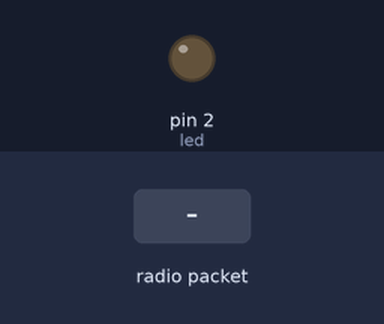
Bench run of a sketch on a simulated Arduino Uno, built with avr-gcc and run on an emulated ATmega328P. Parts: output pins drawn as LEDs (lit = HIGH). The inputs (shaded band) are chosen by the test bench. No radio packets arrive unless stated; what the sketch prints to the serial monitor is not drawn.

Above: at 1.2 s.
1.3 s: radio packet "1" arrives
At 2.1 s:
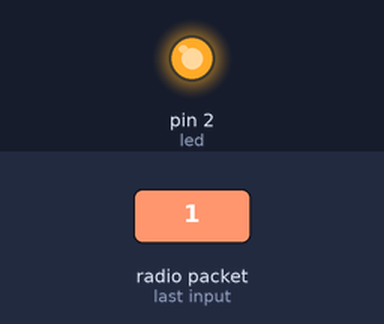
2.8 s: radio packet "0" arrives
At 3.3 s:
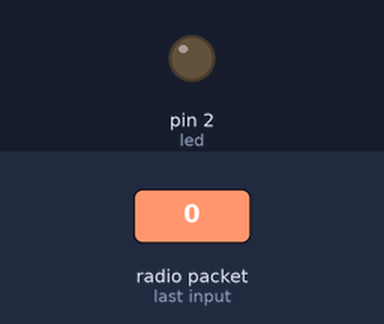
4.3 s: radio packet "2" arrives
At 5.6 s:
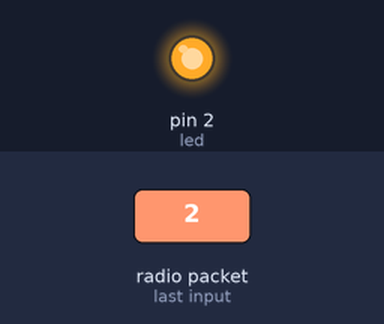
Timing chart, 0 to 7.3 s (numbered marks = the images above; inputs shaded):
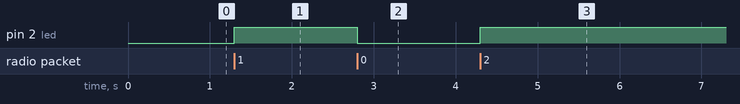

The sketch:

sketch_receiver.ino
```cpp
/*
This script should be uploaded on the LoRa Arduino card that is connected to the PC through Serial,
and that receives data through LoRa from the other card, which is connected to the Rasp Pi
*/

#include <SPI.h>  // Serial communnication
#include <LoRa.h>  // LoRa communication

bool x;
bool verbose=false;  // false : real mode ; true : debug mode.
// It is necessary to not print anything during packet Serial communication, for it would interfere with the message
int led = 2;
int internal_led = 6;  // Blink indicator : blinks each time it receives a packet.
int packet_number = 0;  // To be improved and harmonised to the whole communication channel : keep track of packet number.
// Actually, the packet number should be encoded in a byte (or several ones) in the packet

void setup() {
  pinMode(led, OUTPUT);
  Serial.begin(9600);
  while (!Serial);

  if (verbose) {Serial.println("LoRa Receiver");}

  if (!LoRa.begin(868E6)) {
    if (verbose) {Serial.println("Starting LoRa failed!");}
    while (1);
  }
}

void loop() {
  // try to parse packet
  int packetSize = LoRa.parsePacket();
  if (packetSize) {
    blink_led();
    // read packet
    while (LoRa.available()) {
      byte new_byte = LoRa.read();
      if (verbose) {Serial.print((byte)new_byte); Serial.print(", ");}
      else {Serial.write(new_byte);}
    }

    if (verbose) {
      Serial.print("Received packet n° "); Serial.print(packet_number);
      Serial.print(" of size "); Serial.println(packetSize);
      Serial.print(" with RSSI = ");
      Serial.println(LoRa.packetRssi());  // The RSSI is an indicator of the strength of the signal
    }
    packet_number++;
  }
}

void blink_led() {
    x = !x;
    if(x == true) {
      digitalWrite(led, HIGH);
      digitalWrite(internal_led, HIGH);
    }
    else {
      digitalWrite(led, LOW);
      digitalWrite(internal_led, LOW);
    }
}  
```

Measured:
- after the input at 1.3 s, pin 2 (led): LOW → HIGH at once
- after the input at 2.8 s, pin 2 (led): HIGH → LOW at once
- after the input at 4.3 s, pin 2 (led): LOW → HIGH at once
